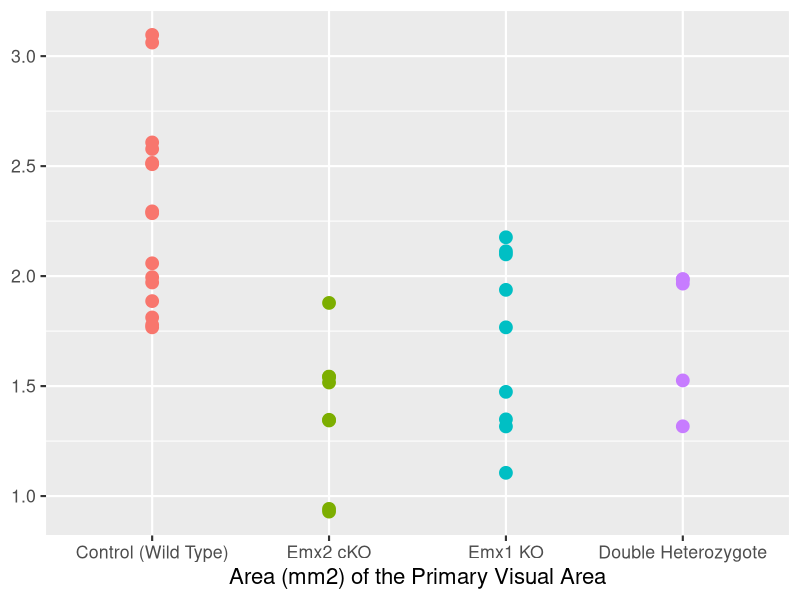
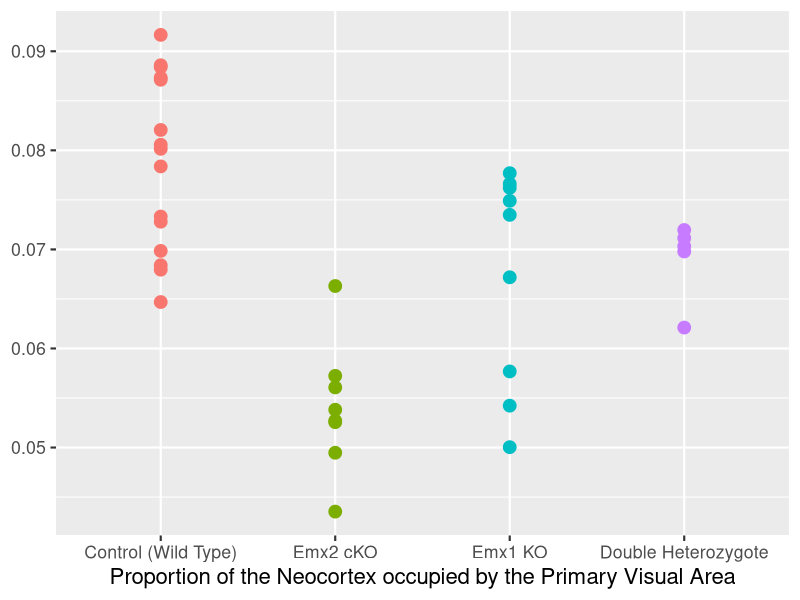
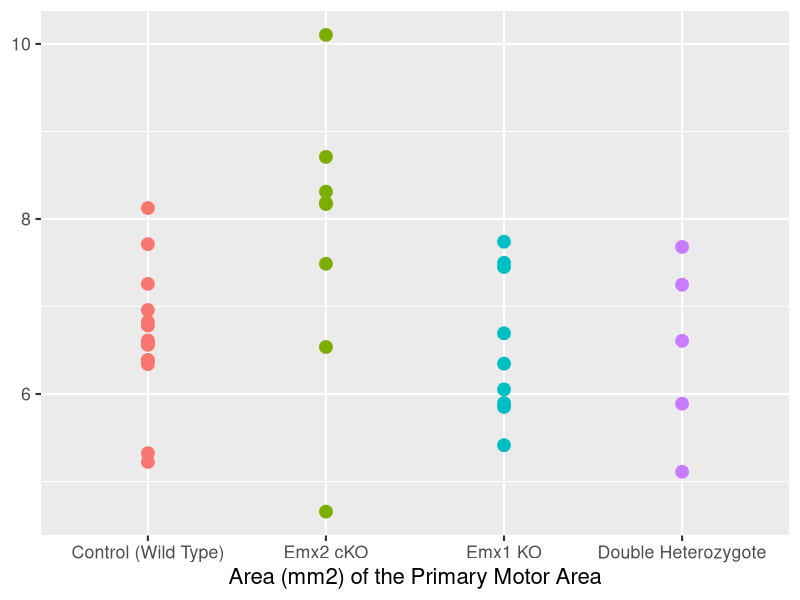
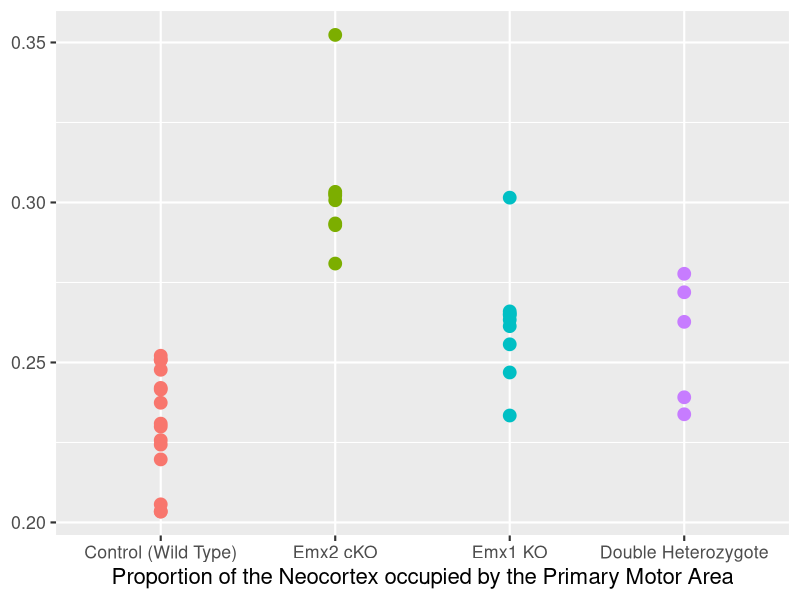
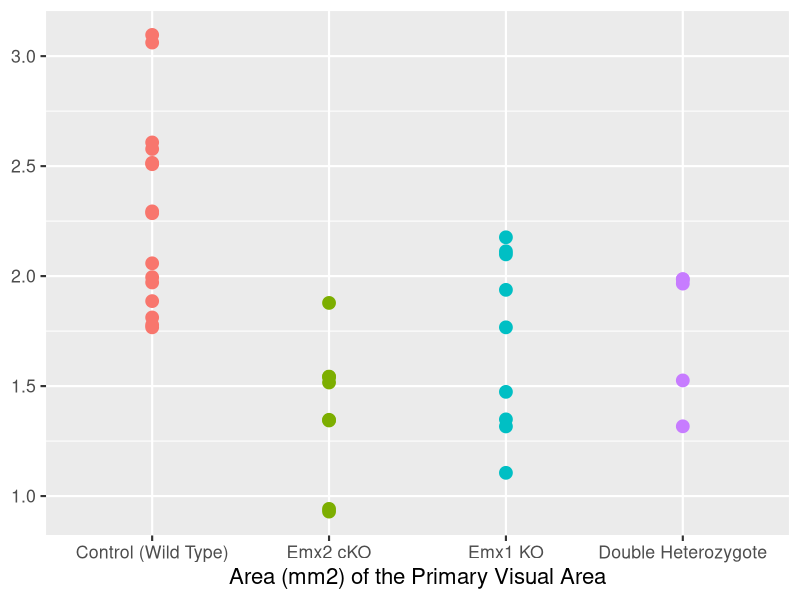
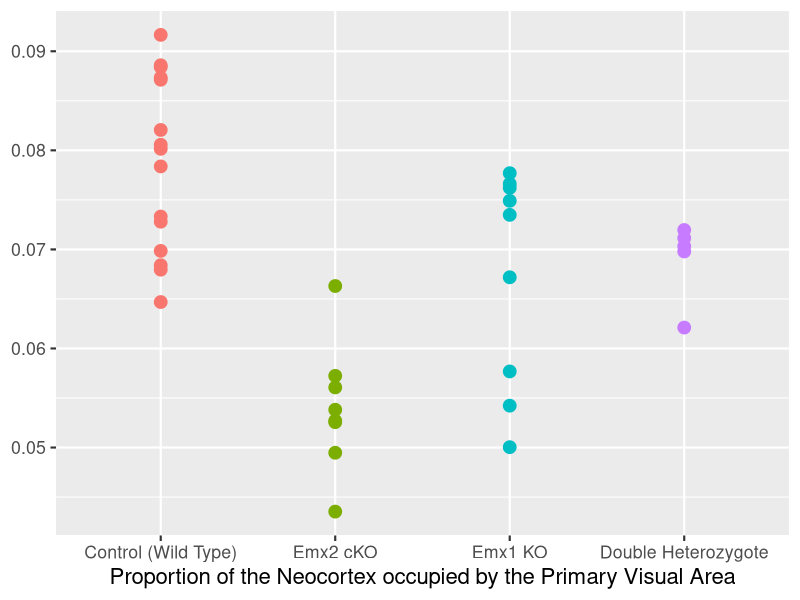
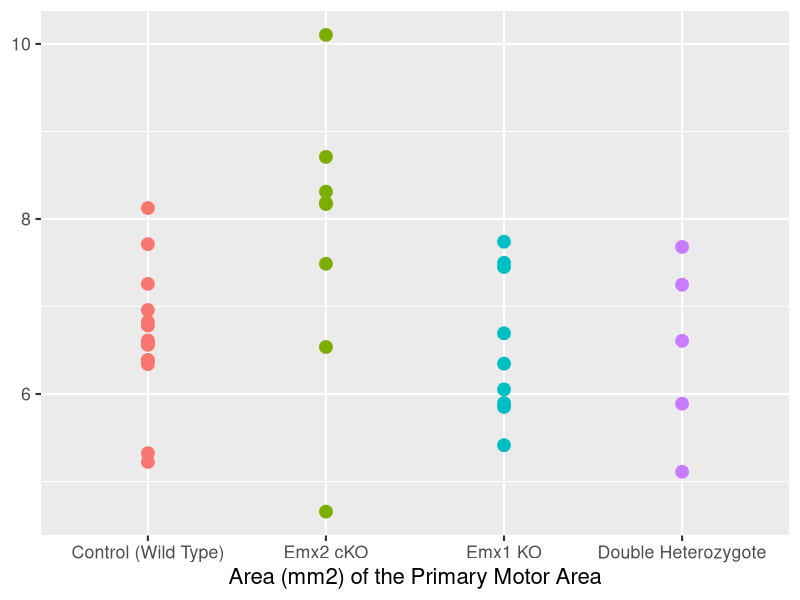
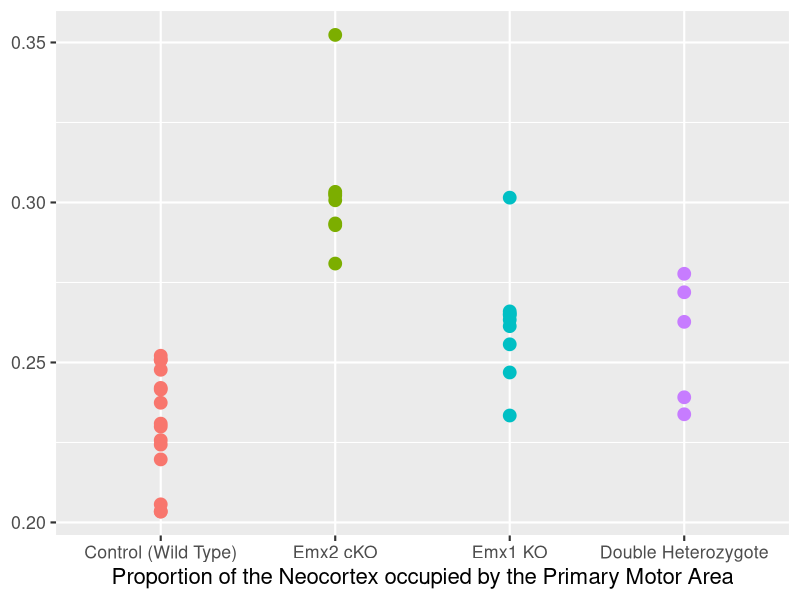

Write R code to recreate these figures, in order.

# load packages -----------------------------------------------------------

# check if tidyverse is installed and if not then install it
if (!require("tidyverse")) install.packages("tidyverse")

# load packages -----------------------------------------------------------

# check if tidyverse is installed and if not then install it
if (!require("tidyverse")) install.packages("tidyverse")

# run every time you restart RStudio
library(readxl)     # load readxl, for reading Excel files
library(tidyverse)  # load tidyverse, for working with datasets


# read data ---------------------------------------------------------------

# read the Presentation data
d <- 
  read_excel(
    "Book1.xlsx", 
    col_names = c("genotype", "visual", "cortex", "ratiovc", "posmed", "ratiopm", "area", "ratioarea", "motor", "ratiom"),
    skip = 3
  ) %>% 
  select(genotype, visual, ratiovc,motor, ratiom) %>% 
  filter(!str_detect(genotype, "3 allele")) %>% 
  mutate(genotype = as_factor(genotype)) %>% 
  print()

# take a quick look at all the variables in the dataset
glimpse(d)

distinct(d, genotype)


# Compare V1 area between the treatments --------------------------------

ggplot(d, aes(x= genotype, y=visual, color = genotype)) +
  geom_point(size = 4) +
  labs(
    x="Area (mm2) of the Primary Visual Area",
    y=NULL
  ) +
  guides(color = "none") +
  theme_gray(base_size = 16)                            # make text bigger; default was 11

ggsave("figs/compare Visual Area between the treatments.png", width = 11.5, height = 4.76, units = "in")





# Compare Visual area by Cortex ratio between the treatments -----------------

ggplot(d, aes(x= genotype, y= ratiovc, color = genotype)) +
  geom_point(size = 4) +
  labs(
    x="Proportion of the Neocortex occupied by the Primary Visual Area",
    y=NULL
  ) +
  guides(color = "none") +
  theme_gray(base_size = 16)                            # make text bigger; default was 11

ggsave("figs/Compare Visual Area by Cortex ratio between the treatments.png", width = 11.5, height = 4.76, units = "in")




# Compare Motor Area between the treatments-------------------------------------------------------------

ggplot(d, aes(x= genotype, y= motor, color = genotype)) +
  geom_point(size = 4) +
  labs(
    x="Area (mm2) of the Primary Motor Area",
    y=NULL
  ) +
  guides(color = "none") +
  theme_gray(base_size = 16)                            # make text bigger; default was 11

ggsave("figs/Compare Motor Area between the treatments.png", width = 11.5, height = 4.76, units = "in")





# Compare Motor area by Cortex ratio between the treatments -------------------------------------------------------------

ggplot(d, aes(x= genotype, y= ratiom, color = genotype)) +
  geom_point(size = 4) +
  labs(
    x="Proportion of the Neocortex occupied by the Primary Motor Area",
    y=NULL
  ) +
  guides(color = "none") +
  theme_gray(base_size = 16)                            # make text bigger; default was 11

ggsave("figs/Compare Motor Area by Cortex ratio between the treatmentss.png", width = 11.5, height = 4.76, units = "in")











